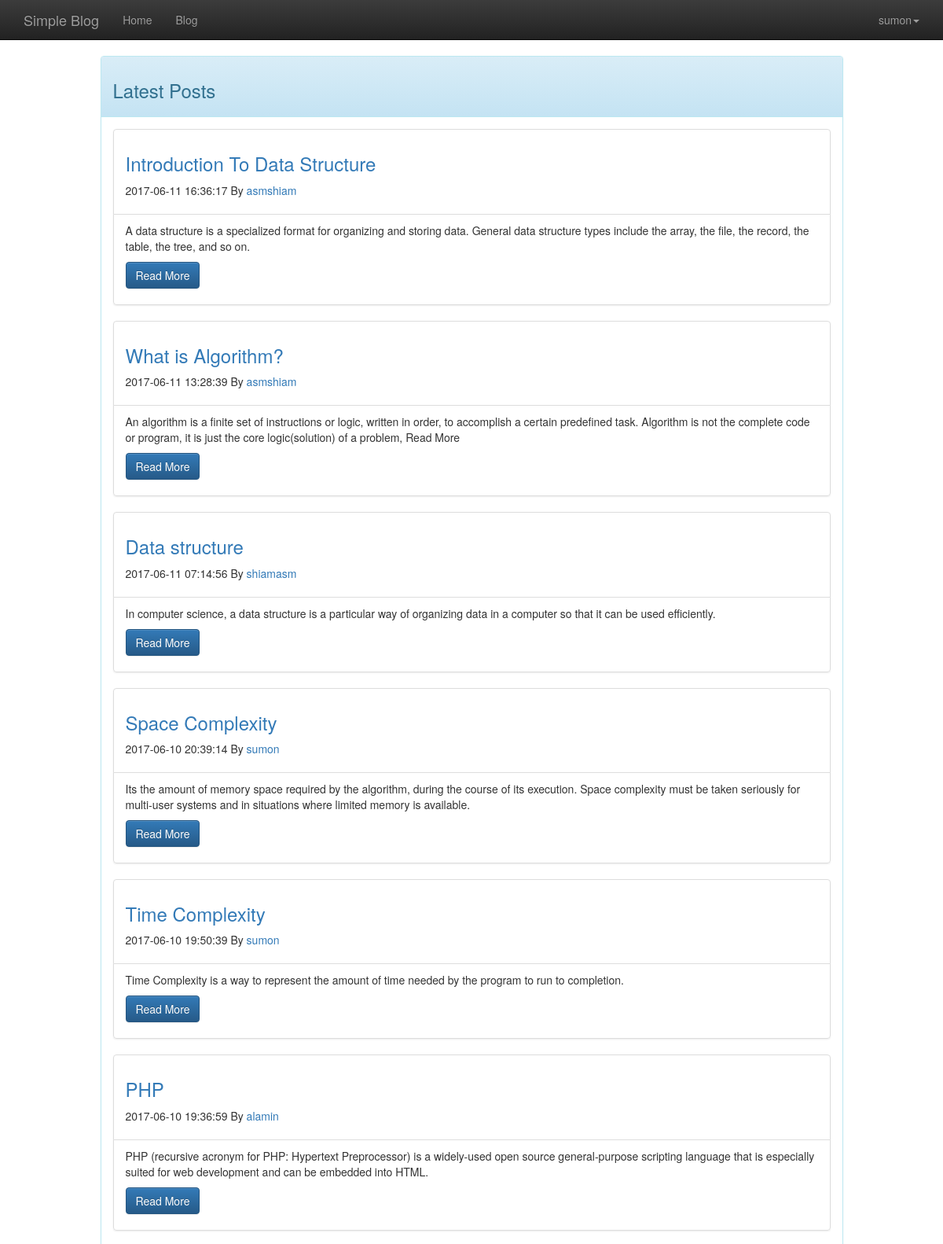
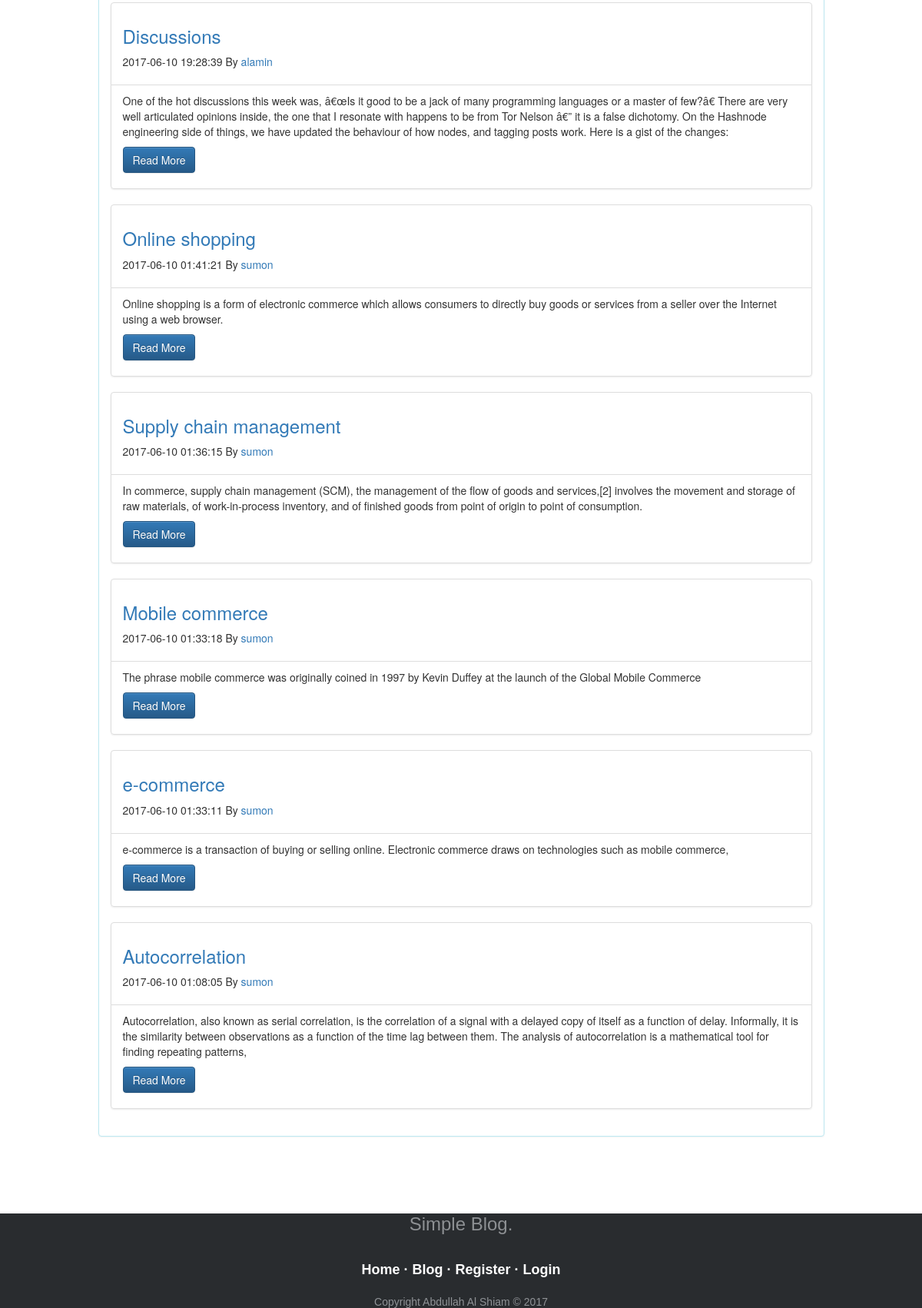
Page /?controller=posts&action=index (signed in) on the committed database (2 pictures, top to bottom).
### tables this page shows
CREATE TABLE `posts` (
  `id` int(11) NOT NULL,
  `user_id` int(45) NOT NULL,
  `title` text NOT NULL,
  `content` text NOT NULL,
  `description` text NOT NULL,
  `active` int(50) NOT NULL,
  `created_date` datetime NOT NULL
);

CREATE TABLE `user` (
  `user_id` int(11) NOT NULL,
  `user_name` varchar(45) NOT NULL,
  `email` varchar(45) NOT NULL,
  `password` varchar(45) NOT NULL,
  `created_date` datetime NOT NULL
);

### controllers/posts_controller.php (called while the page is built, shortened)
<?php
  class PostsController {
    public function index() {
      $posts = Model::all();
      require_once('views/posts/index.php');
    }
  }
?>

### index.php (called while the page is built, shortened)
<?php
  require_once('views/layout.php');
?>

### models/model.php (called while the page is built, shortened)
<?php
  class Model {
    public static function all() {
       $db = mysqli_connect("localhost", "root", "", "simple_blog");
       $result =mysqli_query($db,'SELECT * FROM posts WHERE active=1 ORDER BY created_date DESC');
     if (mysqli_num_rows($result) == 0) {
        $message="There is no posts available";
    }
    else {
    return $result;
      }
    }
       public static function GetuserNameByPostUserId($userid) {
       $db = mysqli_connect("localhost", "root", "", "simple_blog");
       $result =mysqli_query($db,"SELECT user_name FROM user WHERE user_id='$userid'");
     if (mysqli_num_rows($result) == 0) {
        $message="There is no posts available";
    }
    else {
      $row=mysqli_fetch_array($result);
    return $row;
      }
    }
  }
?>

### views/posts/index.php (the view, shortened to what this page needs)
<?php include 'header.php'; ?>
<div class="container">
<div class="row">
<div class="col-md-10 col-md-offset-1">
<div class="panel panel-info">
  <div class="panel-heading">
    <h3>Latest Posts</h3>
  </div>
  <div class="panel-body">
 <div class="">
 <?php
 if (isset($_SESSION['allposts'])) {
  while($post=mysqli_fetch_array($posts)) {
    $userid=$post['user_id'];
    $Getusername=Model::GetuserNameByPostUserId($userid);
    ?>
    <div class="list-group">
    <div class="list-group-item">
      <h3><a href="?controller=posts&action=show&id=<?php echo $post['id']; ?>">  <h3><?php echo $post['title']; ?></h3></a>
              </h3>
      <p><?php echo $post['created_date']; ?> By <a href="#"><?php echo $Getusername[0]; ?></a></p>
    </div>
    <div class="list-group-item">
      <article>
        <p><?php echo $post['content']; ?></p>
   <p> <a href='?controller=posts&action=show&id=<?php echo $post['id']; ?>' class="btn btn-primary">Read More</a></p>
      </article>
    </div>
  </div>
<?php } }
else{
 echo "<div class='alert alert-info'>
  <strong>Opps!</strong> There is no post available.
</div>";
}
?>
</div>
  </div>
</div>
</div>
</div>
</div>
<?php include 'footer.php'; ?>

### rows in the picture
posts: title "Introduction To Data Structure", created_date "2017-06-11 16:36:17", user.user_name "asmshiam", content "A data structure is a specialized format for organizing and storing data. General data structure types include the array, the file, the record, the table, the tree, and so on."
posts: title "What is Algorithm?", created_date "2017-06-11 13:28:39", user.user_name "asmshiam", content "An algorithm is a finite set of instructions or logic, written in order, to accomplish a certain predefined task. Algorithm is not the complete code or program, it is just the core logic(solution) of a problem, Read More"
posts: title "Data structure", created_date "2017-06-11 07:14:56", user.user_name "shiamasm", content "In computer science, a data structure is a particular way of organizing data in a computer so that it can be used efficiently."
posts: title "Space Complexity", created_date "2017-06-10 20:39:14", user.user_name "sumon", content "Its the amount of memory space required by the algorithm, during the course of its execution. Space complexity must be taken seriously for multi-user systems and in situations where limited memory is available."
posts: title "Time Complexity", created_date "2017-06-10 19:50:39", user.user_name "sumon", content "Time Complexity is a way to represent the amount of time needed by the program to run to completion."
posts: title "PHP", created_date "2017-06-10 19:36:59", user.user_name "alamin", content "PHP (recursive acronym for PHP: Hypertext Preprocessor) is a widely-used open source general-purpose scripting language that is especially suited for web development and can be embedded into HTML."
posts: title "Discussions", created_date "2017-06-10 19:28:39", user.user_name "alamin", content "One of the hot discussions this week was, â€œIs it good to be a jack of many programming languages or a master of few?â€ There are very well articulated opinions inside, the one that I resonate with happens to be from Tor Nelson â€” it is a false dichotomy. On the Hashnode engineering side of things, we have updated the behaviour of how nodes, and tagging posts work. Here is a gist of the changes:"
posts: title "Online shopping", created_date "2017-06-10 01:41:21", user.user_name "sumon", content "Online shopping is a form of electronic commerce which allows consumers to directly buy goods or services from a seller over the Internet using a web browser."
posts: title "Supply chain management", created_date "2017-06-10 01:36:15", user.user_name "sumon", content "In commerce, supply chain management (SCM), the management of the flow of goods and services,[2] involves the movement and storage of raw materials, of work-in-process inventory, and of finished goods from point of origin to point of consumption."
posts: title "Mobile commerce", created_date "2017-06-10 01:33:18", user.user_name "sumon", content "The phrase mobile commerce was originally coined in 1997 by Kevin Duffey at the launch of the Global Mobile Commerce"
posts: title "e-commerce", created_date "2017-06-10 01:33:11", user.user_name "sumon", content "e-commerce is a transaction of buying or selling online. Electronic commerce draws on technologies such as mobile commerce,"
posts: title "Autocorrelation", created_date "2017-06-10 01:08:05", user.user_name "sumon", content "Autocorrelation, also known as serial correlation, is the correlation of a signal with a delayed copy of itself as a function of delay. Informally, it is the similarity between observations as a function of the time lag between them. The analysis of autocorrelation is a mathematical tool for finding repeating patterns,"

### other values in the picture
$user_name "sumon"
